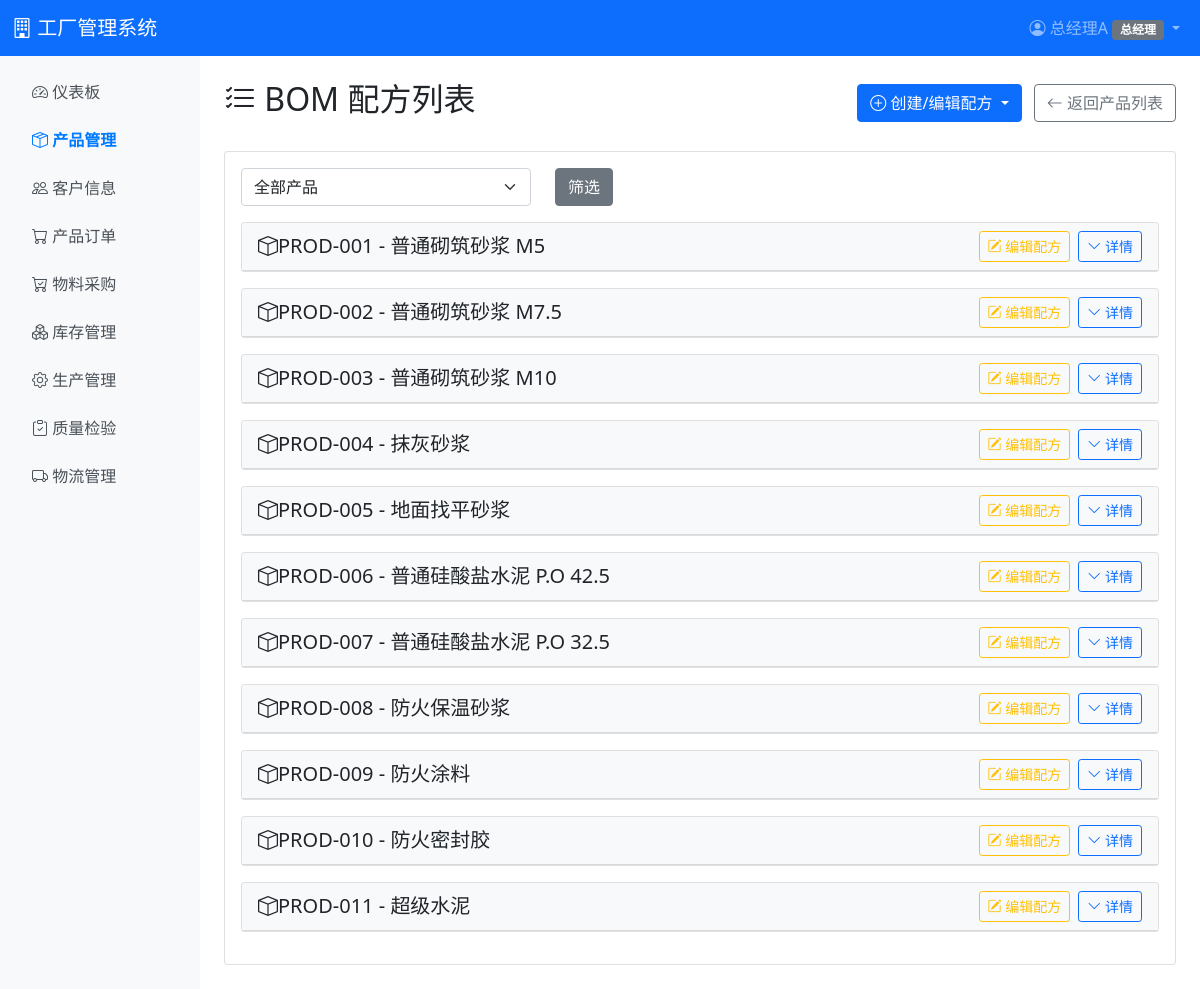
The page /product/boms/ (signed in) on the database its author committed.
### accounts/models.py (models this page shows, shortened)
class UserProfile(models.Model):
    ROLE_CHOICES = [
        ('sales', '销售员'),
        ('sales_mgr', '销售经理'),
        ('warehouse', '仓库管理员'),
        ('production', '生产管理员'),
        ('qc', '质检员'),
        ('logistics', '物流管理员'),
        ('ceo', '总经理'),
    ]
    user = models.OneToOneField(User, on_delete=models.CASCADE, related_name='profile')
    role = models.CharField(max_length=20, choices=ROLE_CHOICES, verbose_name='角色')
    permissions = models.ManyToManyField(Permission, blank=True, related_name='user_profiles', verbose_name='额外权限')
    phone = models.CharField(max_length=20, blank=True, verbose_name='电话')
    department = models.CharField(max_length=50, blank=True, verbose_name='部门')
    created_at = models.DateTimeField(auto_now_add=True, verbose_name='创建时间')
    class Meta:
        verbose_name = '用户角色'
        verbose_name_plural = '用户角色'
    def has_permission(self, permission_code):
        if self.role == 'ceo':
            return True
        role_permissions = self.get_role_default_permissions()
        if permission_code in role_permissions:
            return True
        return self.permissions.filter(code=permission_code).exists()

### product/models.py (models this page shows, shortened)
class Product(models.Model):
    CATEGORY_CHOICES = [
        ('finished', '成品'),
        ('semi', '半成品'),
        ('raw', '原料'),
        ('auxiliary', '辅料'),
        ('tool', '工具'),
        ('office', '办公物品'),
        ('other', '其它'),
    ]
    sku = models.CharField(max_length=50, unique=True, verbose_name='产品编码/SKU')
    name = models.CharField(max_length=200, verbose_name='产品名称')
    category = models.CharField(max_length=20, choices=CATEGORY_CHOICES, verbose_name='产品分类')
    unit_price = models.DecimalField(
        max_digits=10, decimal_places=2, default=0,
        verbose_name='单价（基础单位）',
    )
    base_unit = models.ForeignKey(
        'inventory.Unit',
        on_delete=models.PROTECT,
        related_name='product_master_base',
        verbose_name='基础单位',
    )
    display_unit = models.ForeignKey(
        'inventory.Unit',
        on_delete=models.PROTECT,
        related_name='product_master_display',
        verbose_name='显示单位',
    )
    specification = models.TextField(blank=True, default='', verbose_name='规格说明')
    sale_price = models.DecimalField(
        max_digits=10, decimal_places=2, null=True, blank=True,
        verbose_name='售价（基础单位，仅成品）',
    )
    safety_stock = models.DecimalField(
        max_digits=10, decimal_places=2, default=0,
        validators=[MinValueValidator(0)],
        verbose_name='安全库存（基础单位）',
    )
    created_at = models.DateTimeField(auto_now_add=True, verbose_name='创建时间')
    updated_at = models.DateTimeField(auto_now=True, verbose_name='更新时间')
    class Meta:
        db_table = 'product_product'
        verbose_name = '产品主数据'
        verbose_name_plural = '产品主数据'
        ordering = ['category', 'sku']

### product/views.py (the view)
# urls.py: path('boms/', views.bom_list, name='bom_list'),
@login_required
@role_or_permission_required('production', 'ceo', permission_code='inventory.bom.view')
def bom_list(request):
    boms = MasterBOM.objects.select_related('product', 'component', 'unit').all()
    product_filter = request.GET.get('product', '')
    if product_filter:
        boms = boms.filter(product_id=product_filter)
    products = MasterProduct.objects.filter(category='finished').order_by('sku')
    bom_by_product = {}
    for bom in boms:
        pid = bom.product.id
        if pid not in bom_by_product:
            bom_by_product[pid] = {'product': bom.product, 'items': []}
        bom_by_product[pid]['items'].append(bom)
    context = {
        'bom_by_product': bom_by_product,
        'products': products,
        'product_filter': product_filter,
        'can_manage': getattr(request.user, 'profile', None) and request.user.profile.has_permission('inventory.bom.manage'),
    }
    return render(request, 'product/bom_list.html', context)

### accounts/templatetags/permission_tags.py (called while the page is built)
@register.filter
def num(value, max_decimals=4):
    if value is None:
        return ''
    try:
        d = Decimal(str(value))
    except (InvalidOperation, TypeError, ValueError):
        return value
    try:
        max_d = int(max_decimals)
        if max_d < 0:
            max_d = 4
    except (TypeError, ValueError):
        max_d = 4
    d = round(d, max_d)
    if d == d.to_integral_value():
        return str(int(d))
    return format(d, f'.{max_d}f').rstrip('0').rstrip('.')

### templates/product/bom_list.html (shortened to what this page needs)
{% extends 'base.html' %}
{% load permission_tags %}
{% block content %}
<div class="d-flex justify-content-between align-items-center mb-4">
    <h2><i class="bi bi-list-check"></i> BOM 配方列表</h2>
    <div>
        {% if can_manage %}
        <div class="btn-group me-2">
            <button type="button" class="btn btn-primary dropdown-toggle" data-bs-toggle="dropdown" aria-expanded="false">
                <i class="bi bi-plus-circle"></i> 创建/编辑配方
            </button>
        </div>
        {% endif %}
        <a href="{% url 'product:product_list' %}" class="btn btn-outline-secondary"><i class="bi bi-arrow-left"></i> 返回产品列表</a>
    </div>
</div>
<div class="card">
    <div class="card-body">
        <form method="get" class="mb-3">
            <div class="row">
                <div class="col-md-4">
                    <select name="product" class="form-select">
                        <option value="">全部产品</option>
                    </select>
                </div>
                <div class="col-md-2"><button type="submit" class="btn btn-secondary">筛选</button></div>
            </div>
        </form>
        {% if bom_by_product %}
        {% for product_id, bom_data in bom_by_product.items %}
        <div class="card mb-3">
            <div class="card-header bg-light d-flex justify-content-between align-items-center">
                <h5 class="mb-0">
                    <span class="bom-product-toggle d-inline-flex align-items-center" role="button" tabindex="0" data-bs-toggle="collapse" data-bs-target="#bom-detail-{{ product_id }}" aria-expanded="false" aria-controls="bom-detail-{{ product_id }}" style="cursor: pointer;"><i class="bi bi-box"></i> {{ bom_data.product.sku }} - {{ bom_data.product.name }}</span>
                </h5>
                <div>
                    {% if can_manage %}
                    <a href="{% url 'product:bom_edit' bom_data.product.pk %}" class="btn btn-sm btn-outline-warning me-1"><i class="bi bi-pencil-square"></i> 编辑配方</a>
                    {% endif %}
                    <button class="btn btn-sm btn-outline-primary" type="button" data-bs-toggle="collapse" data-bs-target="#bom-detail-{{ product_id }}" aria-expanded="false"><i class="bi bi-chevron-down"></i> 详情</button>
                </div>
            </div>
        </div>
        {% endfor %}
        {% else %}
        <div class="alert alert-info"><i class="bi bi-info-circle"></i> 暂无 BOM 配方数据。仅成品可配置 BOM，请在产品列表中进入对应成品的「配置 BOM」。</div>
        {% endif %}
    </div>
</div>
{% endblock %}

### templates/base.html (shortened to what this page needs)
{% load permission_tags %}
<!DOCTYPE html>
<html lang="zh-CN">
<head>
    <link href="https://cdn.jsdelivr.net/npm/bootstrap@5.1.3/dist/css/bootstrap.min.css" rel="stylesheet">
    <link rel="stylesheet" href="https://cdn.jsdelivr.net/npm/bootstrap-icons@1.8.1/font/bootstrap-icons.css">
</head>
<body>
    <nav class="navbar navbar-expand-lg navbar-dark bg-primary">
        <div class="container-fluid">
            <a class="navbar-brand" href="{% url 'dashboard' %}">
                <i class="bi bi-building"></i> 工厂管理系统
            </a>
            <div class="collapse navbar-collapse" id="navbarNav">
                <ul class="navbar-nav ms-auto">
                    {% if user.is_authenticated %}
                    <li class="nav-item dropdown">
                        <a class="nav-link dropdown-toggle" href="#" id="navbarDropdown" role="button" data-bs-toggle="dropdown">
                            <i class="bi bi-person-circle"></i> {{ user.username }}
                            {% if user.profile %}
                            <span class="badge bg-secondary">{{ user.profile.get_role_display }}</span>
                            {% endif %}
                        </a>
                    </li>
                    {% else %}
                    <li class="nav-item">
                        <a class="nav-link" href="{% url 'login' %}">登录</a>
                    </li>
                    {% endif %}
                </ul>
            </div>
        </div>
    </nav>
    {% if user.is_authenticated %}
    <div class="container-fluid">
        <div class="row">
            <nav class="col-md-2 sidebar p-3">
                <ul class="nav flex-column">
                    <li class="nav-item mb-2">
                        <a class="nav-link {% if request.resolver_match.url_name == 'dashboard' %}active{% endif %}" href="{% url 'dashboard' %}">
                            <i class="bi bi-speedometer2"></i> 仪表板
                        </a>
                    </li>
                    <li class="nav-item mb-2">
                        <a class="nav-link {% if request.resolver_match.app_name == 'product' %}active{% endif %}" href="{% url 'product:product_list' %}">
                            <i class="bi bi-box-seam"></i> 产品管理
                        </a>
                    </li>
                    {% if user.profile.role == 'sales' or user.profile.role == 'sales_mgr' or user.profile.role == 'ceo' or user|has_permission:'inventory.customer.view' %}
                    <li class="nav-item mb-2">
                        <a class="nav-link {% if request.resolver_match.app_name == 'sales' and request.resolver_match.url_name|slice:':8' == 'customer' %}active{% endif %}" href="{% url 'sales:customer_list' %}">
                            <i class="bi bi-people"></i> 客户信息
                        </a>
                    </li>
                    {% endif %}
                    {% if user.profile.role == 'sales' or user.profile.role == 'sales_mgr' or user.profile.role == 'warehouse' or user.profile.role == 'ceo' or user|has_permission:'sales.order.view' %}
                    <li class="nav-item mb-2">
                        <a class="nav-link {% if request.resolver_match.app_name == 'sales' and request.resolver_match.url_name|slice:':5' == 'order' %}active{% endif %}" href="{% url 'sales:order_list' %}">
                            <i class="bi bi-cart"></i> 产品订单
                        </a>
                    </li>
                    {% endif %}
                    {% if user.profile.role == 'warehouse' or user.profile.role == 'ceo' %}
                    <li class="nav-item mb-2">
                        <a class="nav-link {% if request.resolver_match.app_name == 'purchase' and request.resolver_match.url_name|slice:':4' == 'task' %}active{% endif %}" href="{% url 'purchase:task_list' %}">
                            <i class="bi bi-cart-check"></i> 物料采购
                        </a>
                    </li>
                    {% endif %}
                    {% if user.profile.role == 'warehouse' or user.profile.role == 'production' or user.profile.role == 'ceo' or user|has_permission:'inventory.view' or user|has_permission:'inventory.view_product' %}
                    <li class="nav-item mb-2">
                        <a class="nav-link {% if request.resolver_match.app_name == 'inventory' %}active{% endif %}" href="{% url 'inventory:inventory_list' %}">
                            <i class="bi bi-boxes"></i> 库存管理
                        </a>
                    </li>
                    {% endif %}
                    {% if user.profile.role == 'production' or user.profile.role == 'ceo' or user|has_permission:'production.task.view' or user|has_permission:'inventory.bom.view' %}
                    <li class="nav-item mb-2">
                        <a class="nav-link {% if request.resolver_match.app_name == 'production' and request.resolver_match.url_name != 'quality_inspection_list' %}active{% endif %}" href="{% url 'production:task_list' %}">
                            <i class="bi bi-gear"></i> 生产管理
                        </a>
                    </li>
                    {% endif %}
                    {% if user.profile.role == 'qc' or user.profile.role == 'production' or user.profile.role == 'ceo' or user|has_permission:'production.task.view' %}
                    <li class="nav-item mb-2">
                        <a class="nav-link {% if request.resolver_match.url_name == 'quality_inspection_list' %}active{% endif %}" href="{% url 'production:quality_inspection_list' %}">
                            <i class="bi bi-clipboard-check"></i> 质量检验
                        </a>
                    </li>
                    {% endif %}
                    {% if user.profile.role == 'logistics' or user.profile.role == 'ceo' or user|has_permission:'logistics.shipment.view' %}
                    <li class="nav-item mb-2">
                        <a class="nav-link {% if request.resolver_match.app_name == 'logistics' %}active{% endif %}" href="{% url 'logistics:shipment_list' %}">
                            <i class="bi bi-truck"></i> 物流管理
                        </a>
                    </li>
                    {% endif %}
                </ul>
            </nav>
            <main class="col-md-10 p-4">
    {% else %}
    <div class="container mt-5">
    {% endif %}
        {% block content %}{% endblock %}
    {% if user.is_authenticated %}
            </main>
        </div>
    </div>
    {% else %}
    </div>
    {% endif %}
</body>
</html>

### templates/base.html (style rules this page uses)
.sidebar { min-height: calc(100vh - 56px); background-color: #f8f9fa; }
.nav-link { color: #495057; }
.nav-link.active { color: #007bff; font-weight: bold; }

### rows shown on the page
Product: product.sku "PROD-001", product.name "普通砌筑砂浆 M5"
Product: product.sku "PROD-002", product.name "普通砌筑砂浆 M7.5"
Product: product.sku "PROD-003", product.name "普通砌筑砂浆 M10"
Product: product.sku "PROD-004", product.name "抹灰砂浆"
Product: product.sku "PROD-005", product.name "地面找平砂浆"
Product: product.sku "PROD-006", product.name "普通硅酸盐水泥 P.O 42.5"
Product: product.sku "PROD-007", product.name "普通硅酸盐水泥 P.O 32.5"
Product: product.sku "PROD-008", product.name "防火保温砂浆"
Product: product.sku "PROD-009", product.name "防火涂料"
Product: product.sku "PROD-010", product.name "防火密封胶"
Product: product.sku "PROD-011", product.name "超级水泥"

### other values the page prints
{{ user.username }} "总经理A"
{{ user.profile.get_role_display }} "总经理"
